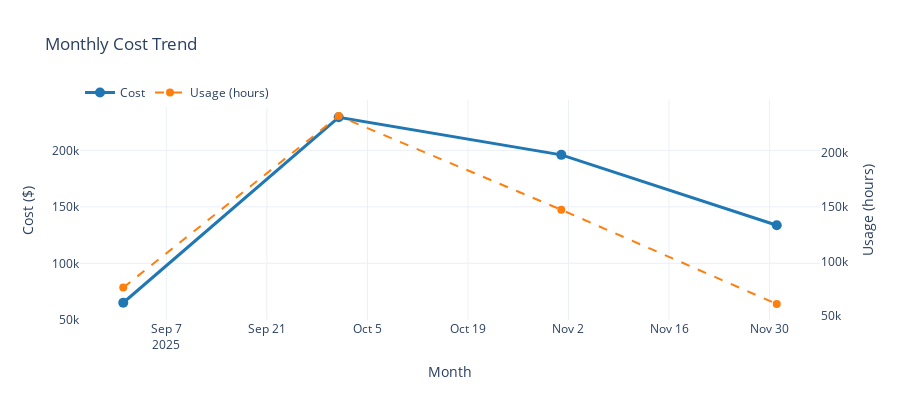

Write notebook code for a chart like this one.
### Code cell
# Monthly cost trend chart
fig = create_monthly_trend_chart(monthly_df)
fig.show()

### Figure 1 — Plotly figure (JSON) as saved in the notebook; plotly's stock layout.template omitted (floating-point values rounded to 4 significant figures)
{"data": [{"hovertemplate": "<b>%{x}</b><br>Cost: $%{y:,.2f}<extra></extra>", "line": {"color": "#1f77b4", "width": 3}, "marker": {"size": 10}, "mode": "lines+markers", "name": "Cost", "type": "scatter", "x": ["2025-09", "2025-10", "2025-11", "2025-12"], "y": [65060.0, 229300.0, 196000.0, 133700.0], "yaxis": "y"}, {"hovertemplate": "<b>%{x}</b><br>Usage: %{y:,.0f} hours<extra></extra>", "line": {"color": "#ff7f0e", "dash": "dash", "width": 2}, "marker": {"size": 8}, "mode": "lines+markers", "name": "Usage (hours)", "type": "scatter", "x": ["2025-09", "2025-10", "2025-11", "2025-12"], "y": [75860.0, 233400.0, 147300.0, 60810.0], "yaxis": "y2"}], "layout": {"height": 400, "hovermode": "x unified", "legend": {"orientation": "h", "x": 0, "y": 1.1}, "title": {"text": "Monthly Cost Trend"}, "xaxis": {"title": {"text": "Month"}}, "yaxis": {"showgrid": true, "side": "left", "title": {"text": "Cost ($)"}}, "yaxis2": {"overlaying": "y", "showgrid": false, "side": "right", "title": {"text": "Usage (hours)"}}}}
